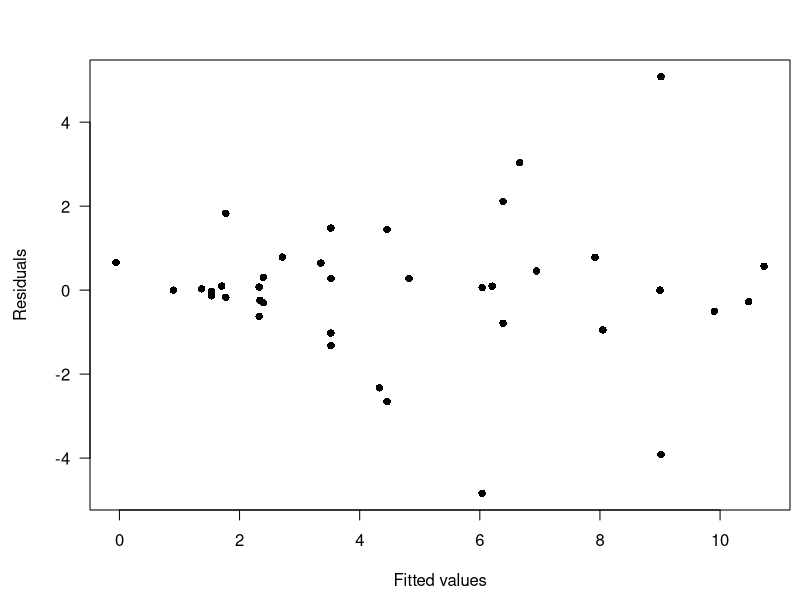

This figure's R source: (Note: this script raises an error after producing the figure.)
## ---- chunk 1
knitr::opts_chunk$set(echo = TRUE)
## ---- chunk 2
## get data
dat <- read.csv("usfws_bull_trout.csv")
## fit model wit all 8 predictors
fmod <- lm(score ~ stage + form + cond + risk + unit + prog + BMP + degflex, data = dat)
## summary
summary(fmod)
## ---- chunk 3
## get residuals
res <- resid(fmod)
## get fitted values
yhat <- fitted(fmod)
## plot them
par(mai = c(0.9, 0.9, 0.6, 0.1),
    omi = c(0, 0, 0, 0))
plot(yhat, res, las = 1, pch = 16,
     xlab = "Fitted values", ylab = "Residuals")
## ---- chunk 4
## plot them
par(mai = c(0.9, 0.9, 0.6, 0.1),
    omi = c(0, 0, 0, 0))
## default box-and-whisker plot
plot(dat$stage, res, las = 1,
     xlab = "Life stage", ylab = "Residuals")
## ---- chunk 5
## plot them
par(mai = c(0.9, 0.9, 0.6, 0.1),
    omi = c(0, 0, 0, 0))
## plot with actual points
plot.default(dat$stage, res, las = 1, pch = 16, xlim = c(0,4),
     xaxt = "n", xlab = "Life stage", ylab = "Residuals")
axis(1, at = c(1, 2, 3), labels = c("A", "EJ", "JA"))
## ---- chunk 6
par(mai = c(0.9, 0.9, 0.6, 0.1),
    omi = c(0, 0, 0, 0))
## Q-Q plot
qqnorm(res, las = 1, pch = 16, main = "")
## Q-Q line
qqline(res)
## ---- chunk 7
## get leverages
hv <- hatvalues(fmod)
## assign their names
names(hv) <- dat$ProjectName
## find the 3 largest leverages
rev(sort(hv))[1:3]
## ---- chunk 8
## number of estimated params
k <- sum(hv) # = length(coef(fmod))
## sample size
n <- nrow(dat)
## threshold value for h
(ht <- 2 * k / n)
## suspect leverages
hv[hv > ht]
## ---- chunk 9
## get studentized residuals
(stud_e <- rstudent(fmod))
## get sample size
n <- nrow(dat)
## Bonferroni correction: alpha / n
alpha <- 0.05 / n
## critical t value
df <- n - length(coef(fmod)) - 1
t_crit <- qt(1 - alpha/2, df)
## compare t_stud to t_crit
sum(stud_e > t_crit, na.rm = TRUE)
## ---- chunk 10
## modifed `halfnorm()` function from faraway
halfnorm <- function (x, nlab = 2, labs = NULL, ylab = "Sorted Data", ...) {
  x <- abs(x)
  labord <- order(x)
  x <- sort(x)
  i <- order(x)
  n <- length(x)
  ui <- qnorm((n + 1:n)/(2 * n + 1))
  plot(ui, x[i], xpd = NA,
       xlab = "Half-normal quantiles", ylab = ylab, 
       ylim = c(0, max(x)), type = "n", ...)
  if(nlab < n) {
    points(ui[1:(n - nlab)], x[i][1:(n - nlab)], pch = 16)
  }
  if(is.null(labs)) {
    labs <- as.character(1:length(x))
  }
  text(ui[(n - nlab + 1):n], x[i][(n - nlab + 1):n],
       labs[labord][(n - nlab + 1):n], cex = 0.7)
}
## Cook's D
cook <- cooks.distance(fmod)
names(cook) <- dat$ProjectName
## 3 largest Cook's D
round(rev(sort(cook)), 3)[1:3]
## half-normal plot
par(mai = c(0.9,0.9,0.6,0.1),
    omi = c(0, 0, 0, 0),
    cex = 1)
halfnorm(cook, nlab = 3,
         labs = dat$ProjectName, ylab = "Cook's Distance")
